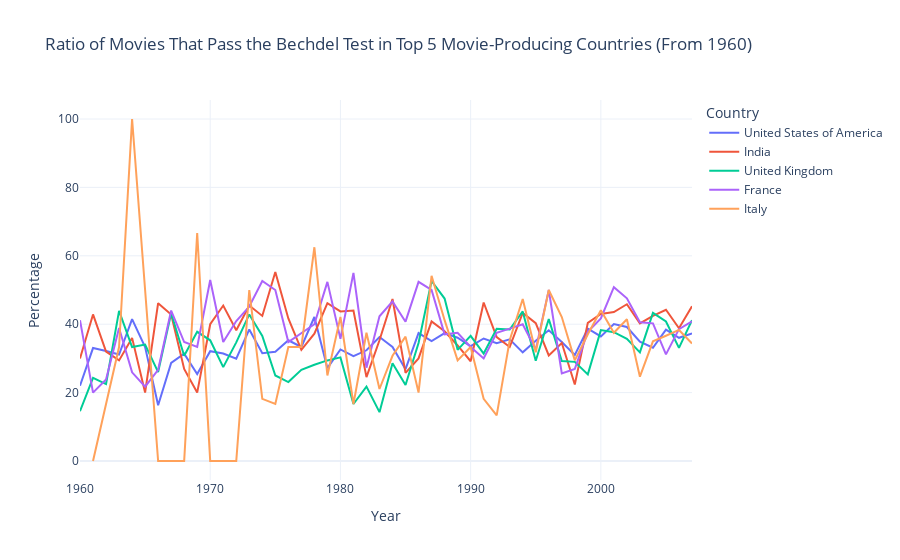

Notebook code for this chart:
### Code cell
#Saving in HTML
fig = go.Figure()
for i, country in enumerate(top_5_countries['Country dictionnaire']):
    country_data = grouped_svm[grouped_svm['Country dictionnaire'] == country]
    fig.add_trace(go.Scatter(
        x=country_data['Year'],
        y=country_data['feminist_percentage'],
        mode='lines',
        name=top_countries_name[i],  # Utilise le label du pays
        hovertemplate=f"<b>{top_countries_name[i]}</b><br>Year: {{x}}<br>Percentage: {{y:.2f}}%"  # Format interactif
    ))

fig.update_layout(
    title="Ratio of Movies That Pass the Bechdel Test in Top 5 Movie-Producing Countries (From 1960)",
    xaxis_title="Year",
    yaxis_title="Percentage",
    legend_title="Country",
    template="plotly_white",
    hovermode="x unified" 
)

html_file = "bechdel_test_ratio_per_country_SVM.html"
fig.write_html(html_file)

fig.show()
